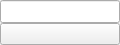
<?xml version="1.0" encoding="UTF-8"?>
<ui version="4.0">
 <class>TableViewCell</class>
 <widget class="QWidget" name="TableViewCell">
  <property name="geometry">
   <rect>
    <x>0</x>
    <y>0</y>
    <width>120</width>
    <height>45</height>
   </rect>
  </property>
  <property name="sizePolicy">
   <sizepolicy hsizetype="Expanding" vsizetype="Expanding">
    <horstretch>0</horstretch>
    <verstretch>0</verstretch>
   </sizepolicy>
  </property>
  <property name="minimumSize">
   <size>
    <width>120</width>
    <height>45</height>
   </size>
  </property>
  <property name="maximumSize">
   <size>
    <width>120</width>
    <height>45</height>
   </size>
  </property>
  <property name="windowTitle">
   <string>Form</string>
  </property>
  <layout class="QVBoxLayout" name="verticalLayout" stretch="10,1">
   <property name="spacing">
    <number>0</number>
   </property>
   <property name="leftMargin">
    <number>0</number>
   </property>
   <property name="topMargin">
    <number>0</number>
   </property>
   <property name="rightMargin">
    <number>0</number>
   </property>
   <property name="bottomMargin">
    <number>0</number>
   </property>
   <item>
    <widget class="QLineEdit" name="lineEdit">
     <property name="sizePolicy">
      <sizepolicy hsizetype="Expanding" vsizetype="Expanding">
       <horstretch>0</horstretch>
       <verstretch>0</verstretch>
      </sizepolicy>
     </property>
     <property name="minimumSize">
      <size>
       <width>0</width>
       <height>0</height>
      </size>
     </property>
     <property name="maximumSize">
      <size>
       <width>16777215</width>
       <height>16777215</height>
      </size>
     </property>
     <property name="text">
      <string/>
     </property>
    </widget>
   </item>
   <item>
    <widget class="QPushButton" name="pushButton">
     <property name="sizePolicy">
      <sizepolicy hsizetype="Expanding" vsizetype="Expanding">
       <horstretch>0</horstretch>
       <verstretch>0</verstretch>
      </sizepolicy>
     </property>
     <property name="minimumSize">
      <size>
       <width>0</width>
       <height>0</height>
      </size>
     </property>
     <property name="maximumSize">
      <size>
       <width>16777215</width>
       <height>16777215</height>
      </size>
     </property>
     <property name="layoutDirection">
      <enum>Qt::RightToLeft</enum>
     </property>
     <property name="text">
      <string/>
     </property>
    </widget>
   </item>
  </layout>
 </widget>
 <resources/>
 <connections/>
</ui>
